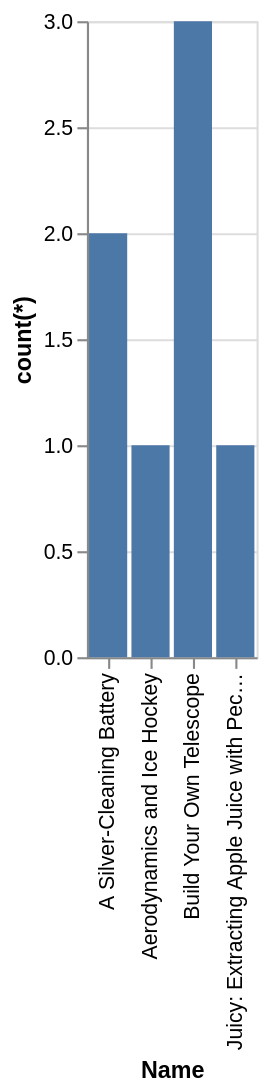

Write a Vega-Lite specification for this figure.
### Vega-Lite specification from a JSON file in a GitHub repository (floating-point values rounded to 4 significant figures)
{"data": {"values": [{"x_data": "A Silver-Cleaning Battery", "y_data": 2}, {"x_data": "Aerodynamics and Ice Hockey", "y_data": 1}, {"x_data": "Build Your Own Telescope", "y_data": 3}, {"x_data": "Juicy: Extracting Apple Juice with Pectinase", "y_data": 1}]}, "mark": "bar", "encoding": {"x": {"field": "x_data", "type": "nominal", "title": "Name", "sort": "ascending"}, "y": {"field": "y_data", "type": "quantitative", "title": "count(*)"}}}
